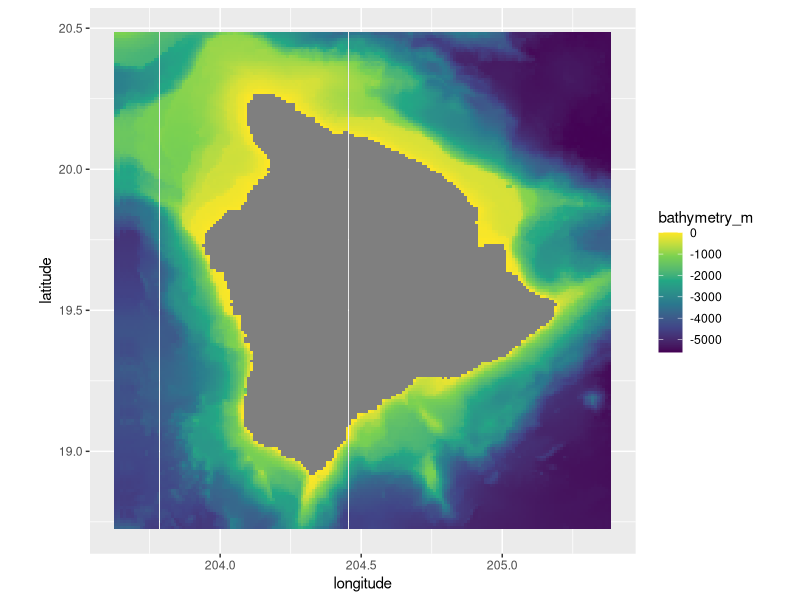

This chart was generated by the following R code:
library(readr)
library(dplyr)
library(ggplot2)

df <- read_csv("data/jplmursst_strm15.csv")
# df$bathymetry_m = ifelse(df$bathymetry_m %in% c(-30:0), df$bathymetry_m, NA)
df$bathymetry_m = ifelse(df$bathymetry_m > 0, NA, df$bathymetry_m)

survey = read_csv("data/SURVEY MASTER.csv")
survey$longitude = survey$LONGITUDE_LOV
survey$latitude = survey$LATITUDE_LOV
survey$longitude = ifelse(survey$longitude < 0, survey$longitude + 360, survey$longitude)
survey = subset(survey, ISLAND == "Hawaii")

ggplot() + 
  geom_tile(data = df, aes(longitude, latitude, fill = bathymetry_m)) +
  # geom_point(data = survey, aes(longitude, latitude, color = as.factor(OBS_YEAR))) +
  scale_fill_viridis_c() + 
  scale_color_manual(values = cm.colors(9),"") +
  coord_fixed()

